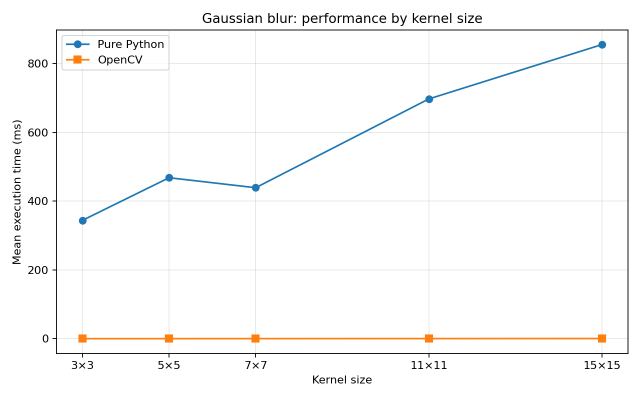
#> input picture lab1/results/timings_by_kernel.png, 1280 x 800 px (shown at 1/2 size)
$ python script.py --input results/timings_by_kernel.png
#> lines starting #> are read from the running program, lines starting #| are printed output that depends on the picture
import argparse
import csv
import math
import os
import sys
from pathlib import Path
from statistics import mean
from time import perf_counter

import cv2
import matplotlib.pyplot as plt
import numpy as np


def gaussian_kernel_1d(size: int, sigma: float) -> list[float]:
    radius = size // 2
    values = [math.exp(-(i * i) / (2 * sigma * sigma)) for i in range(-radius, radius + 1)]
    total = sum(values)
    return [value / total for value in values]


def reflect101(index: int, length: int) -> int:
    if length == 1:
        return 0
    period = 2 * (length - 1)
    index %= period
    return index if index < length else period - index


def gaussian_blur_native(image: np.ndarray, size: int, sigma: float) -> np.ndarray:
    height, width, channels = image.shape
    source = image.tolist()
    weights = gaussian_kernel_1d(size, sigma)
    radius = size // 2

    x_indices = [tuple(reflect101(x + shift, width) for shift in range(-radius, radius + 1))
                 for x in range(width)]
    y_indices = [tuple(reflect101(y + shift, height) for shift in range(-radius, radius + 1))
                 for y in range(height)]

    horizontal = [[[0.0] * channels for _ in range(width)] for _ in range(height)]
    for y in range(height):
        row = source[y]
        for x in range(width):
            sums = horizontal[y][x]
            for weight, xx in zip(weights, x_indices[x]):
                pixel = row[xx]
                for c in range(channels):
                    sums[c] += weight * pixel[c]

    result = [[[0] * channels for _ in range(width)] for _ in range(height)]
    for y in range(height):
        for x in range(width):
            pixel = result[y][x]
            for weight, yy in zip(weights, y_indices[y]):
                neighbor = horizontal[yy][x]
                for c in range(channels):
                    pixel[c] += weight * neighbor[c]
            for c in range(channels):
                pixel[c] = min(255, max(0, round(pixel[c])))

    return np.asarray(result, dtype=np.uint8)


def gaussian_blur_opencv(image: np.ndarray, size: int, sigma: float) -> np.ndarray:
    return cv2.GaussianBlur(image, (size, size), sigmaX=sigma, sigmaY=sigma,
                            borderType=cv2.BORDER_REFLECT_101)


def benchmark(function, image: np.ndarray, size: int, sigma: float, repeats: int):
    durations = []
    output = None
    for _ in range(repeats):
        start = perf_counter()
        output = function(image, size, sigma)
        durations.append(perf_counter() - start)
    return output, mean(durations)


def make_comparison_plot(rows: list[dict], destination: Path) -> None:
    sizes = [row["kernel"] for row in rows]
    fig, ax = plt.subplots(figsize=(8, 5))
    ax.plot(sizes, [row["native_ms"] for row in rows], "o-", label="Pure Python")
    ax.plot(sizes, [row["opencv_ms"] for row in rows], "s-", label="OpenCV")
    ax.set_xticks(sizes, [f"{s}×{s}" for s in sizes])
    ax.set_xlabel("Kernel size")
    ax.set_ylabel("Mean execution time (ms)")
    ax.set_title("Gaussian blur: performance by kernel size")
    ax.grid(alpha=0.3)
    ax.legend()
    fig.tight_layout()
    fig.savefig(destination, dpi=160)
    plt.close(fig)


def make_image_grid(image: np.ndarray, results: list[tuple], destination: Path) -> None:
    count = len(results)
    fig, axes = plt.subplots(count + 1, 2, figsize=(10, 4 * (count + 1)), squeeze=False)
    rgb = lambda bgr: cv2.cvtColor(bgr, cv2.COLOR_BGR2RGB)
    axes[0, 0].imshow(rgb(image))
    axes[0, 0].set_title("Original")
    axes[0, 1].axis("off")
    for row, (size, cv_result, native_result) in enumerate(results, 1):
        for col, (method, processed) in enumerate((("OpenCV", cv_result), ("Pure Python", native_result))):
            axes[row, col].imshow(rgb(processed))
            axes[row, col].set_title(f"{method}, {size}×{size}")
    for ax_row in axes:
        for ax in ax_row:
            ax.axis("off")
    fig.tight_layout()
    fig.savefig(destination, dpi=130)
    plt.close(fig)


def make_kernel_plot(kernels: list[int], sigma: float, destination: Path) -> None:
    fig, ax = plt.subplots(figsize=(8, 5))
    for size in kernels:
        x = range(-(size // 2), size // 2 + 1)
        ax.plot(list(x), gaussian_kernel_1d(size, sigma), marker="o", label=f"{size}×{size}")
    ax.set_xlabel("Distance from center (pixels)")
    ax.set_ylabel("Normalized weight")
    ax.set_title(f"1D Gaussian kernel weights, sigma={sigma}")
    ax.grid(alpha=0.3)
    ax.legend()
    fig.tight_layout()
    fig.savefig(destination, dpi=160)
    plt.close(fig)


def save_difference_map(first: np.ndarray, second: np.ndarray, destination: Path) -> tuple[float, int]:
    delta = cv2.absdiff(first, second)
    gray = np.max(delta, axis=2)
    maximum = int(gray.max())
    mean_difference = float(delta.mean())
    if maximum == 0:
        visual = np.full((max(90, gray.shape[0]), max(350, gray.shape[1]), 3), 35, dtype=np.uint8)
        cv2.putText(visual, "NO DIFFERENCE (0)", (12, 50), cv2.FONT_HERSHEY_SIMPLEX,
                    0.75, (255, 255, 255), 2, cv2.LINE_AA)
    else:
        # Автоматическая нормализация: самая большая разница становится яркой.
        contrast = np.rint(gray.astype(np.float32) * (255.0 / maximum)).astype(np.uint8)
        visual = cv2.applyColorMap(contrast, cv2.COLORMAP_INFERNO)
    cv2.imwrite(str(destination), visual)
    return mean_difference, maximum


def parse_kernel_sizes(text: str) -> list[int]:
    try:
        sizes = sorted(set(int(part.strip()) for part in text.split(",")))
    except ValueError as error:
        raise ValueError("Размеры ядер должны быть целыми числами через запятую") from error
    if not sizes or any(size < 1 or size % 2 == 0 for size in sizes):
        raise ValueError("Размеры ядер должны быть положительными нечётными числами")
    return sizes


def parse_args(argv=None):
    parser = argparse.ArgumentParser(description="Сравнение размеров гауссова ядра: Python и OpenCV")
    parser.add_argument("--input", type=Path, help="Файл изображения; в Google Colab доступна загрузка")
    parser.add_argument("--kernels", default="3,5,7,11,15", help="Нечётные размеры через запятую")
    parser.add_argument("--kernel", type=int, default=None, help="Проверить одно ядро (совместимость со старым запуском)")
    parser.add_argument("--sigma", type=float, default=1.5, help="Стандартное отклонение (> 0), одинаковое для всех ядер")
    parser.add_argument("--repeats", type=int, default=3, help="Число повторений для каждого метода и ядра")
    parser.add_argument("--max-side", type=int, default=256, help="Максимальная сторона изображения; 0 — без уменьшения")
    parser.add_argument("--output-dir", type=Path, default=Path("results"), help="Папка результатов")
    args, _ = parser.parse_known_args(argv)  # игнорируем служебные параметры Jupyter
    try:
        args.kernels = parse_kernel_sizes(str(args.kernel) if args.kernel is not None else args.kernels)
    except ValueError as error:
        parser.error(str(error))
    if not math.isfinite(args.sigma) or args.sigma <= 0:
        parser.error("--sigma должен быть конечным положительным числом")
    if args.repeats < 1 or args.max_side < 0:
        parser.error("--repeats >= 1; --max-side >= 0")
    if args.input is None:
        if "google.colab" in sys.modules or os.environ.get("COLAB_RELEASE_TAG"):
            from google.colab import files
            print("Загрузите изображение:")
            uploaded = files.upload()
            if not uploaded:
                parser.error("Изображение не загружено")
            args.input = Path(next(iter(uploaded)))
        else:
            parser.error("Укажите --input путь_к_изображению")
    return args


def main(argv=None):
    args = parse_args(argv)
    image = cv2.imread(str(args.input), cv2.IMREAD_COLOR)
#> image is the input picture: shape (800, 1280, 3); mean B, G, R 249.6, 249.8, 250
    if image is None:
        raise SystemExit(f"Не удалось прочитать изображение: {args.input}")
    height, width = image.shape[:2]
#> height = 800; width = 1280
    if args.max_side and max(height, width) > args.max_side:
        scale = args.max_side / max(height, width)
#> scale = 0.2
        image = cv2.resize(image, (max(1, round(width * scale)), max(1, round(height * scale))),
                           interpolation=cv2.INTER_AREA)
#> image: shape (160, 256, 3)

    args.output_dir.mkdir(parents=True, exist_ok=True)
    cv2.imwrite(str(args.output_dir / "input.png"), image)
    rows = []
    images = []
    for size in args.kernels:
        cv_result, cv_seconds = benchmark(gaussian_blur_opencv, image, size, args.sigma, args.repeats)
        native_result, native_seconds = benchmark(gaussian_blur_native, image, size, args.sigma, args.repeats)
        difference = cv2.absdiff(cv_result, native_result)
        cv2.imwrite(str(args.output_dir / f"opencv_k{size}.png"), cv_result)
        cv2.imwrite(str(args.output_dir / f"native_k{size}.png"), native_result)
        save_difference_map(cv_result, native_result,
                            args.output_dir / f"methods_difference_k{size}.png")
        row = {"kernel": size, "sigma": args.sigma, "width": image.shape[1],
               "height": image.shape[0], "repeats": args.repeats,
               "opencv_ms": cv_seconds * 1000, "native_ms": native_seconds * 1000,
               "speedup": native_seconds / cv_seconds if cv_seconds > 0 else float("nan"),
               "mae": float(np.mean(difference)), "max_diff": int(np.max(difference))}
        rows.append(row)
        images.append((size, cv_result, native_result))
        print(f"Ядро {size:>2}×{size:<2}: OpenCV {row['opencv_ms']:>9.3f} мс | "
              f"Python {row['native_ms']:>9.3f} мс | x{row['speedup']:>6.1f} | MAE {row['mae']:.4f}")
#> this loop made 5 passes
#> cv_seconds on pass 1: 0.000194
#| Ядро  3×3 : OpenCV     0.194 мс | Python   538.825 мс | x2777.0 | MAE 0.0081
#| Ядро  5×5 : OpenCV     0.268 мс | Python   637.617 мс | x2379.6 | MAE 0.0235
#| Ядро  7×7 : OpenCV     0.522 мс | Python   786.832 мс | x1506.8 | MAE 0.0196
#| Ядро 11×11: OpenCV     0.724 мс | Python  1097.932 мс | x1517.4 | MAE 0.0358
#| Ядро 15×15: OpenCV     0.600 мс | Python  1081.430 мс | x1802.9 | MAE 0.0367
#> pass 1, in main, `cv_result, cv_seconds = benchmark(gaussian_blur_opencv, image, size, a..`:
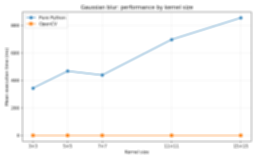
#> cv_result: shape (160, 256, 3); mean B, G, R 249.6, 249.8, 250.1
#> pass 1, in save_difference_map, `gray = np.max(delta, axis=2)`:
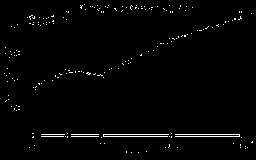
#> gray: shape (160, 256); values 0 (black) and 1 (white), 1.6% white in thin lines or dots
#> after the loop:
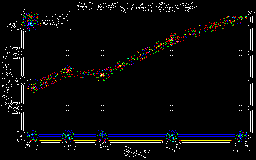
#> difference: shape (160, 256, 3); mean B, G, R 0.0381, 0.0352, 0.0368; drawn with 1 as white

    # Это отдельное сравнение РАЗНЫХ ЯДЕР: k3 против каждого большего ядра.
    # В отличие от Python vs OpenCV здесь обычно есть реальные изменения изображения.
    base_size, base_cv, _ = images[0]
    for size, cv_result, _ in images[1:]:
        mae, maximum = save_difference_map(
            base_cv, cv_result,
            args.output_dir / f"kernels_difference_k{base_size}_vs_k{size}.png")
        print(f"Ядра {base_size} и {size}: средняя разница {mae:.3f}, максимум {maximum}")
#> this loop made 4 passes
#> size on passes 1 to 4: 5, 7, 11, 15
#| Ядра 3 и 5: средняя разница 1.758, максимум 81
#| Ядра 3 и 7: средняя разница 2.175, максимум 100
#| Ядра 3 и 11: средняя разница 2.250, максимум 103
#| Ядра 3 и 15: средняя разница 2.250, максимум 103
#> pass 1, in save_difference_map (call 6), `visual = cv2.applyColorMap(contrast, cv2.COLORMAP_INFERNO)`:
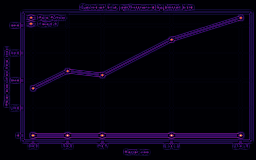
#> visual: shape (160, 256, 3); mean B, G, R 16.9, 2.3, 6.9

    with (args.output_dir / "metrics.csv").open("w", newline="", encoding="utf-8") as output:
        writer = csv.DictWriter(output, fieldnames=list(rows[0]))
        writer.writeheader()
        writer.writerows(rows)
    make_comparison_plot(rows, args.output_dir / "timings_by_kernel.png")
#> in make_comparison_plot, `fig.savefig(destination, dpi=160)`:
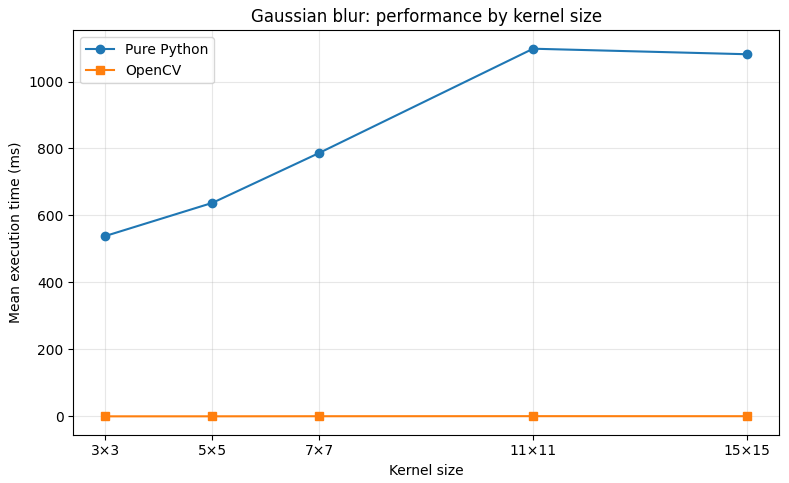
#> figure drawn by matplotlib, 1 panel
    make_image_grid(image, images, args.output_dir / "kernels_comparison.png")
#> the loop in make_image_grid, `for row, (size, cv_result, native_result) in enumerate(results, 1):` made 5 passes
#> the loop in make_image_grid, `for ax_row in axes:` made 6 passes
#> in make_image_grid, `fig.savefig(destination, dpi=130)`:
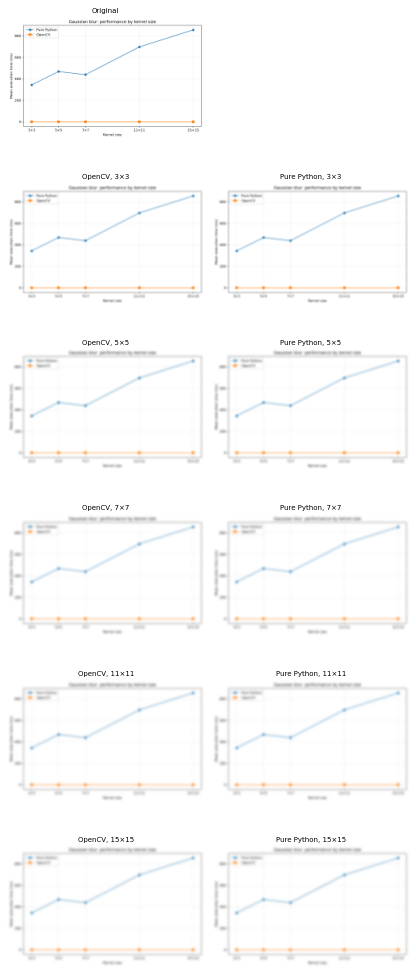
#> figure drawn by matplotlib, 11 panels
    make_kernel_plot(args.kernels, args.sigma, args.output_dir / "kernel_weights.png")
#> in make_kernel_plot, `fig.savefig(destination, dpi=160)`:
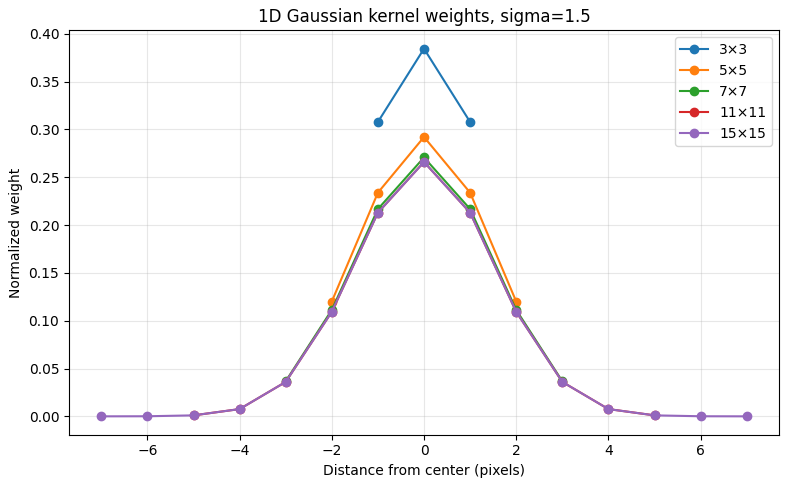
#> figure drawn by matplotlib, 1 panel
    print(f"\nРазмер изображения: {image.shape[1]}×{image.shape[0]}; sigma={args.sigma}")
#| Размер изображения: 256×160; sigma=1.5
    print(f"Результаты сохранены в: {args.output_dir.resolve()}")


if __name__ == "__main__":
    main()
